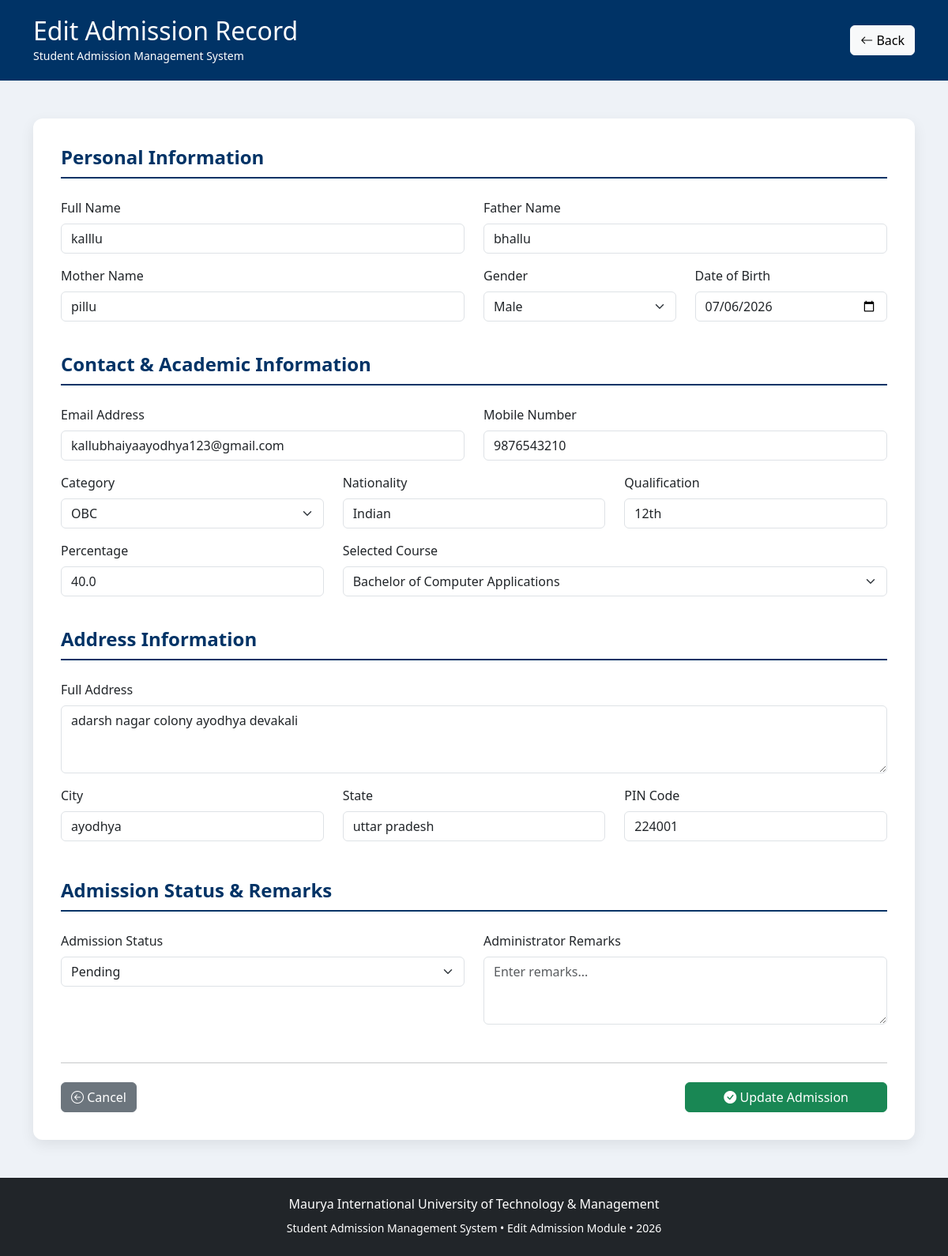
/admission/edit/1, run on the app's committed database.
### tables this page shows
CREATE TABLE admissions (
    id INTEGER PRIMARY KEY AUTOINCREMENT,

    application_no TEXT NOT NULL UNIQUE,

    full_name TEXT NOT NULL,
    father_name TEXT NOT NULL,
    mother_name TEXT NOT NULL,

    gender TEXT NOT NULL,
    dob TEXT NOT NULL,

    email TEXT NOT NULL,
    phone TEXT NOT NULL,

    category TEXT,
    nationality TEXT DEFAULT 'Indian',

    qualification TEXT NOT NULL,
    percentage REAL NOT NULL,

    course_name TEXT NOT NULL,

    address TEXT NOT NULL,
    city TEXT NOT NULL,
    state TEXT NOT NULL,
    pincode TEXT NOT NULL,

    status TEXT NOT NULL DEFAULT 'Pending',

    remarks TEXT,

    submission_date TIMESTAMP DEFAULT CURRENT_TIMESTAMP,

    updated_at TIMESTAMP DEFAULT CURRENT_TIMESTAMP
);

CREATE TABLE courses (
        id INTEGER PRIMARY KEY AUTOINCREMENT,
        course_name TEXT NOT NULL UNIQUE,
        course_code TEXT NOT NULL UNIQUE,
        duration TEXT NOT NULL,
        eligibility TEXT NOT NULL,
        fees INTEGER NOT NULL,
        seats INTEGER NOT NULL,
        department TEXT NOT NULL,
        description TEXT NOT NULL
    );

### app.py (the view, shortened to what this page needs)
@app.route("/admission/edit/<int:admission_id>", methods=["GET", "POST"])
def edit_admission(admission_id):
    connection = get_db_connection()
    admission = connection.execute(
        "SELECT * FROM admissions WHERE id=?",
        (admission_id,)
    ).fetchone()
    courses = connection.execute(
        "SELECT course_name FROM courses ORDER BY course_name"
    ).fetchall()
    connection.close()
    if admission is None:
        abort(404)
    return render_template(
        "admission_edit.html",
        admission=admission,
        courses=courses
    )

### app.py (called while the page is built)
def get_db_connection():
    connection = sqlite3.connect(DATABASE_FILE)
    connection.row_factory = sqlite3.Row
    return connection

### templates/admission_edit.html (shortened to what this page needs)
<!DOCTYPE html>
<html lang="en">
<head>
    <link href="https://cdn.jsdelivr.net/npm/bootstrap@5.3.2/dist/css/bootstrap.min.css" rel="stylesheet">
    <link rel="stylesheet"
          href="https://cdn.jsdelivr.net/npm/bootstrap-icons@1.11.3/font/bootstrap-icons.min.css">
</head>
<body>
<div class="page-header">
    <div class="container">
        <div class="d-flex justify-content-between align-items-center">
            <div>
                <h2 class="mb-0">
                    Edit Admission Record
                </h2>
                <small>
                    Student Admission Management System
                </small>
            </div>
            <a href="/admissions"
               class="btn btn-light">
                <i class="bi bi-arrow-left"></i>
                Back
            </a>
        </div>
    </div>
</div>
<div class="container my-5">
<div class="form-card">
<form method="POST">
<h4 class="section-title">
Personal Information
</h4>
<div class="row">
<div class="col-md-6 mb-3">
<label class="form-label">
Full Name
</label>
<input
type="text"
name="full_name"
class="form-control"
value="{{ admission.full_name }}"
required>
</div>
<div class="col-md-6 mb-3">
<label class="form-label">
Father Name
</label>
<input
type="text"
name="father_name"
class="form-control"
value="{{ admission.father_name }}"
required>
</div>
<div class="col-md-6 mb-3">
<label class="form-label">
Mother Name
</label>
<input
type="text"
name="mother_name"
class="form-control"
value="{{ admission.mother_name }}"
required>
</div>
<div class="col-md-3 mb-3">
<label class="form-label">
Gender
</label>
<select
name="gender"
class="form-select">
<option {% if admission.gender=="Male" %}selected{% endif %}>Male</option>
</select>
</div>
<div class="col-md-3 mb-3">
<label class="form-label">
Date of Birth
</label>
<input
type="date"
name="dob"
class="form-control"
value="{{ admission.dob }}">
</div>
</div>
<h4 class="section-title mt-4">
    Contact & Academic Information
</h4>
<div class="row">
    <div class="col-md-6 mb-3">
        <label class="form-label">
            Email Address
        </label>
        <input
            type="email"
            name="email"
            class="form-control"
            value="{{ admission.email }}"
            required>
    </div>
    <div class="col-md-6 mb-3">
        <label class="form-label">
            Mobile Number
        </label>
        <input
            type="text"
            name="phone"
            class="form-control"
            value="{{ admission.phone }}"
            required>
    </div>
    <div class="col-md-4 mb-3">
        <label class="form-label">
            Category
        </label>
        <select
            name="category"
            class="form-select">
            <option value="OBC"
            {% if admission.category=="OBC" %}selected{% endif %}>
            OBC
            </option>
        </select>
    </div>
    <div class="col-md-4 mb-3">
        <label class="form-label">
            Nationality
        </label>
        <input
            type="text"
            name="nationality"
            class="form-control"
            value="{{ admission.nationality }}">
    </div>
    <div class="col-md-4 mb-3">
        <label class="form-label">
            Qualification
        </label>
        <input
            type="text"
            name="qualification"
            class="form-control"
            value="{{ admission.qualification }}"
            required>
    </div>
    <div class="col-md-4 mb-3">
        <label class="form-label">
            Percentage
        </label>
        <input
            type="number"
            step="0.01"
            name="percentage"
            class="form-control"
            value="{{ admission.percentage }}"
            required>
    </div>
    <div class="col-md-8 mb-3">
        <label class="form-label">
            Selected Course
        </label>
        <select
            name="course_name"
            class="form-select"
            required>
            {% for course in courses %}
            <option
                value="{{ course.course_name }}"
                {% if admission.course_name == course.course_name %}selected{% endif %}>
                {{ course.course_name }}
            </option>
            {% endfor %}
        </select>
    </div>
</div>
<h4 class="section-title mt-4">
    Address Information
</h4>
<div class="row">
    <div class="col-12 mb-3">
        <label class="form-label">
            Full Address
        </label>
        <textarea
            name="address"
            class="form-control"
            rows="3"
            required>{{ admission.address }}</textarea>
    </div>
    <div class="col-md-4 mb-3">
        <label class="form-label">
            City
        </label>
        <input
            type="text"
            name="city"
            class="form-control"
            value="{{ admission.city }}"
            required>
    </div>
    <div class="col-md-4 mb-3">
        <label class="form-label">
            State
        </label>
        <input
            type="text"
            name="state"
            class="form-control"
            value="{{ admission.state }}"
            required>
    </div>
    <div class="col-md-4 mb-4">
        <label class="form-label">
            PIN Code
        </label>
        <input
            type="text"
            name="pincode"
            class="form-control"
            value="{{ admission.pincode }}"
            required>
    </div>
</div>
<h4 class="section-title mt-4">
    Admission Status & Remarks
</h4>
<div class="row">
    <div class="col-md-6 mb-4">
        <label class="form-label">
            Admission Status
        </label>
        <select
            name="status"
            class="form-select">
            <option value="Pending"
                {% if admission.status=="Pending" %}selected{% endif %}>
                Pending
            </option>
        </select>
    </div>
    <div class="col-md-6 mb-4">
        <label class="form-label">
            Administrator Remarks
        </label>
        <textarea
            name="remarks"
            class="form-control"
            rows="3"
            placeholder="Enter remarks...">{{ admission.remarks }}</textarea>
    </div>
</div>
<hr class="my-4">
<div class="d-flex justify-content-between flex-wrap gap-3">
    <a
        href="/admission/view/{{ admission.id }}"
        class="btn btn-secondary">
        <i class="bi bi-arrow-left-circle"></i>
        Cancel
    </a>
    <button
        type="submit"
        class="btn btn-success px-5">
        <i class="bi bi-check-circle-fill"></i>
        Update Admission
    </button>
</div>
</form>
</div>
</div>
<footer class="bg-dark text-white text-center py-4 mt-5">
    <div class="container">
        <h6 class="mb-2">
            Maurya International University of Technology & Management
        </h6>
        <small>
            Student Admission Management System • Edit Admission Module • 2026
        </small>
    </div>
</footer>
</body>
</html>

### templates/admission_edit.html (style rules this page uses)
body { background:#eef2f7; font-family:Segoe UI,Tahoma,Geneva,Verdana,sans-serif; }
.page-header { background:#003366; color:white; padding:20px; }
.form-card { background:white; border-radius:12px; box-shadow:0 6px 18px rgba(0,0,0,.08); padding:35px; }
.section-title { color:#003366; font-weight:bold; border-bottom:2px solid #003366; padding-bottom:10px; margin-bottom:25px; }

### data on the page
admissions: full_name "kalllu", father_name "bhallu", mother_name "pillu", gender "Male", dob "07/06/2026", email "kallubhaiyaayodhya123@gmail.com", phone "9876543210", category "OBC", nationality "Indian", qualification "12th", percentage "40.0", course_name "Bachelor of Computer Applications", address "adarsh nagar colony ayodhya devakali", city "ayodhya", state "uttar pradesh", pincode "224001", status "Pending"
